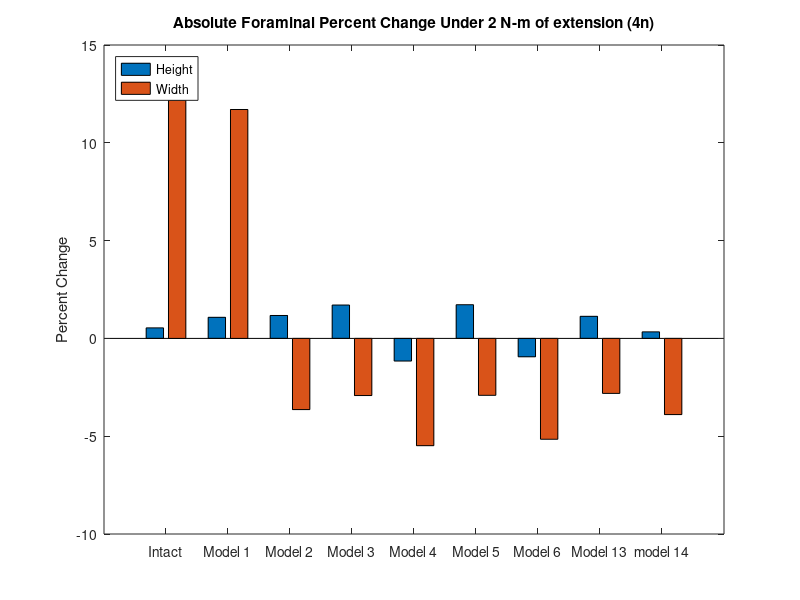
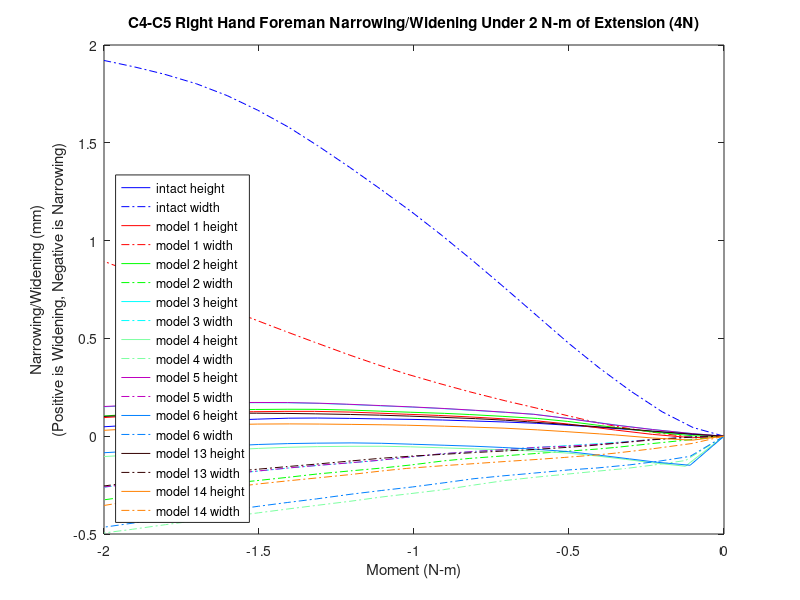
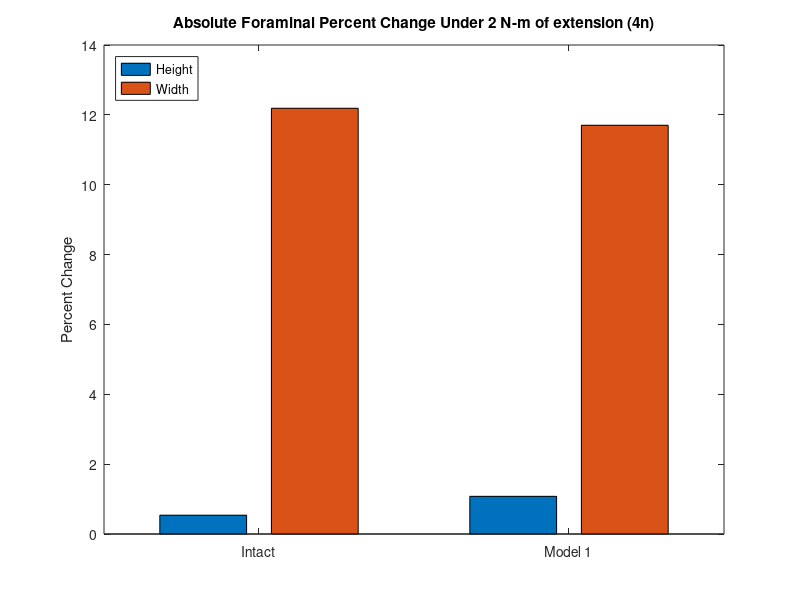
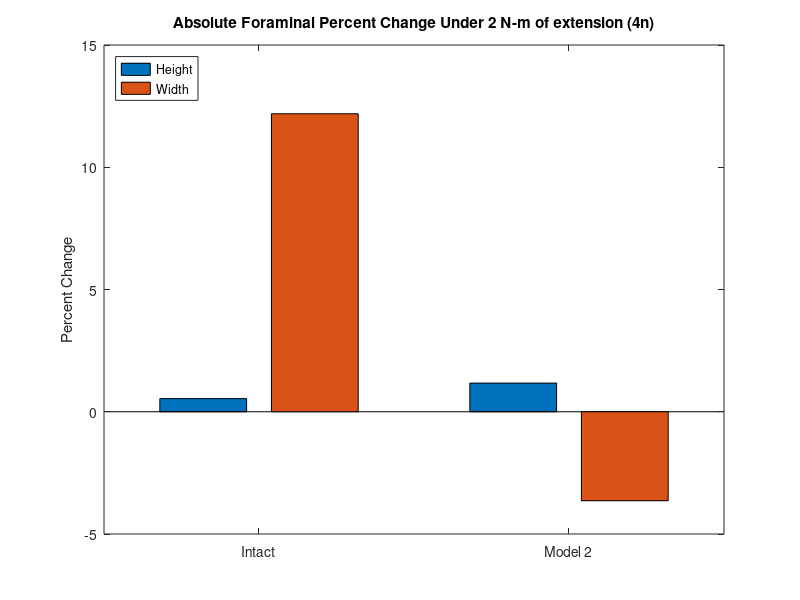

Source code (MATLAB) for these figures, in order:
%% foreman height and width narrowing/widening 

% 4N!!

% for all models for the c3-c4 left hand side foreman under lateral bending (_n)
% 1297,16439,17116,14886

% Values for displacements have not been replaced. base coordinates have,
% but need checking. 
k=21;
zero1=[0 0 0 0 0 0 0 0 0 0 0 0 0 0 0 0 0 0 0 0 0];

mag15y=zero1;
mag15x=zero1;
width15=zero1;
height15=zero1;

mag14y=zero1;
mag14x=zero1;
width14=zero1;
height14=zero1;

mag13y=zero1;
mag13x=zero1;
width13=zero1;
height13=zero1;

mag6y=zero1;
mag6x=zero1;
width6=zero1;
height6=zero1;

mag5y=zero1;
mag5x=zero1;
width5=zero1;
height5=zero1;

mag4y=zero1;
mag4x=zero1;
width4=zero1;
height4=zero1;

mag3y=zero1;
mag3x=zero1;
width3=zero1;
height3=zero1;


mag2y=zero1;
mag2x=zero1;
width2=zero1;
height2=zero1;

mag1y=zero1;
mag1x=zero1;
width1=zero1;
height1=zero1;
% 1297,16439,17116,14886
%% model15_intact_TLC_4N
t15=[2 2.05 2.1 2.15 2.2 2.25 2.30198 2.35365 2.40358 2.45421 2.50322 2.55384 2.60384 2.65565 2.70225 2.75206 2.80139 2.85108 2.90339 2.95085 3];

% 1297
aa1=12.7746+[4.8745400e-01   5.8675100e-01   6.2998300e-01   6.4856900e-01   6.5775400e-01   6.5996500e-01   6.5997500e-01   6.5002100e-01   6.3675200e-01   6.1751200e-01   5.9422900e-01   5.6819100e-01   5.6079800e-01   5.8772100e-01   6.2021700e-01   6.3125900e-01   6.2683700e-01   5.8468700e-01   5.1659400e-01   4.5422900e-01   3.9182000e-01];
aa2=447.736+[1.5391800e+00   1.5667300e+00   1.9870700e+00   2.7076600e+00   3.6601600e+00   4.8026900e+00   6.1363900e+00   7.5417900e+00   8.9454600e+00   1.0393600e+01   1.1814600e+01   1.3288000e+01   1.4732100e+01   1.6201800e+01   1.7470100e+01   1.8737000e+01   1.9869800e+01   2.0859800e+01   2.1770800e+01   2.2511300e+01   2.3233200e+01];
aa3=-690.116+[-1.1235400e+00  -1.1748700e+00  -1.2322000e+00  -1.3155400e+00  -1.4341100e+00  -1.5950700e+00  -1.8252100e+00  -2.1161800e+00  -2.4450500e+00  -2.8210700e+00  -3.2359800e+00  -3.7160600e+00  -4.2409800e+00  -4.8383600e+00  -5.4163500e+00  -6.0458200e+00  -6.6548500e+00  -7.2189400e+00  -7.7642900e+00  -8.2298800e+00  -8.7020800e+00];

% 16439
ab1=13.5613+[3.1910900e-01   4.0347900e-01   4.4405300e-01   4.6240300e-01   4.7200100e-01   4.7788700e-01   4.8632300e-01   4.8834600e-01   4.8947900e-01   4.8832600e-01   4.8448800e-01   4.7992100e-01   4.9006400e-01   5.2886100e-01   5.6673400e-01   5.8882300e-01   5.9750400e-01   5.7187300e-01   5.1977600e-01   4.7169800e-01   4.2302900e-01];
ab2=447.206+[1.0864800e+00   1.0267900e+00   1.2840400e+00   1.7906300e+00   2.5018100e+00   3.3789500e+00   4.4120600e+00   5.5074000e+00   6.6097800e+00   7.7515500e+00   8.8728800e+00   1.0040800e+01   1.1197200e+01   1.2381900e+01   1.3402700e+01   1.4415500e+01   1.5314800e+01   1.6094600e+01   1.6807900e+01   1.7382700e+01   1.7941900e+01];
ab3=-699.132+[-9.9227400e-01  -1.0435600e+00  -1.0914900e+00  -1.1559200e+00  -1.2434500e+00  -1.3599900e+00  -1.5278200e+00  -1.7388700e+00  -1.9768600e+00  -2.2480100e+00  -2.5460100e+00  -2.8927800e+00  -3.2805200e+00  -3.7286200e+00  -4.1638800e+00  -4.6303400e+00  -5.0770300e+00  -5.4827500e+00  -5.8672100e+00  -6.1892600e+00  -6.5122700e+00];

% 17116
ac1=16.2684+[3.1756800e-01   4.0304100e-01   4.4254800e-01   4.5811700e-01   4.6348300e-01   4.6436800e-01   4.6779900e-01   4.6466000e-01   4.6092300e-01   4.5527300e-01   4.4688800e-01   4.3705500e-01   4.4228200e-01   4.7496900e-01   5.0774300e-01   5.2437600e-01   5.2828500e-01   4.9865300e-01   4.4227900e-01   3.9050200e-01   3.3801100e-01];
ac2=443.597+[1.2257500e+00   1.1810200e+00   1.4724500e+00   2.0267500e+00   2.7960600e+00   3.7386700e+00   4.8442300e+00   6.0122800e+00   7.1829700e+00   8.3902500e+00   9.5722000e+00   1.0799800e+01   1.2012300e+01   1.3253200e+01   1.4321700e+01   1.5379800e+01   1.6318100e+01   1.7130100e+01   1.7872200e+01   1.8469800e+01   1.9050500e+01];
ac3=-706.266+[-1.1326600e+00  -1.2015100e+00  -1.2863000e+00  -1.4023700e+00  -1.5544800e+00  -1.7470500e+00  -2.0045600e+00  -2.3113500e+00  -2.6453200e+00  -3.0150900e+00  -3.4101500e+00  -3.8582600e+00  -4.3481600e+00  -4.9052600e+00  -5.4401300e+00  -6.0084100e+00  -6.5496800e+00  -7.0400600e+00  -7.5041100e+00  -7.8928800e+00  -8.2828200e+00];

% 14886
ad1=9.91704+[5.2208400e-01   6.2303000e-01   6.6862400e-01   6.9107000e-01   7.0543700e-01   7.1343800e-01   7.1920400e-01   7.1491200e-01   7.0636300e-01   6.9076700e-01   6.7122500e-01   6.4959700e-01   6.4649700e-01   6.8016800e-01   7.1940900e-01   7.3732700e-01   7.3840200e-01   6.9986100e-01   6.3535000e-01   5.7606400e-01   5.1711400e-01];
ad2=444.847+[1.4321600e+00   1.4392400e+00   1.8275700e+00   2.5074900e+00   3.4148900e+00   4.5100800e+00   5.7941500e+00   7.1520700e+00   8.5138200e+00   9.9242900e+00   1.1312000e+01   1.2754500e+01   1.4172000e+01   1.5616100e+01   1.6864000e+01   1.8113600e+01   1.9234100e+01   2.0216400e+01   2.1122200e+01   2.1860000e+01   2.2580400e+01];
ad3=-691.954+[-1.0061900e+00  -1.0254200e+00  -1.0297300e+00  -1.0436600e+00  -1.0818900e+00  -1.1525700e+00  -1.2786700e+00  -1.4600800e+00  -1.6807900e+00  -1.9465100e+00  -2.2525400e+00  -2.6198200e+00  -3.0337300e+00  -3.5141000e+00  -3.9854200e+00  -4.5047500e+00  -5.0116700e+00  -5.4841500e+00  -5.9421600e+00  -6.3335800e+00  -6.7307500e+00];

ya1=aa1-ab1;
ya2=aa2-ab2;
ya3=aa3-ab3;
xa1=ad1-ac1;
xa2=ad2-ac2;
xa3=ad3-ac3;
x15=[xa1',xa2',xa3'];
y15=[ya1',ya2',ya3'];

for n=1:k
    mag15x(n)=sqrt(x15(n,1)^2+x15(n,2)^2+x15(n,3)^2);
end
for n=1:k
    mag15y(n)=sqrt(y15(n,1)^2+y15(n,2)^2+y15(n,3)^2);
end
for n=1:k
    width15(n)=mag15x(1,1)-mag15x(1,n);
end
for n=1:k
    height15(n)=mag15y(1,1)-mag15y(1,n);
end

%% model1_slideslide_tether/S2_4N
t1=[2 2.05126 2.11533 2.17471 2.20404 2.25121 2.30289 2.35286 2.41117 2.46025 2.51267 2.5564 2.60334 2.66048 2.70822 2.759 2.80923 2.85061 2.90524 2.95003 3];

% 1297
ae1=12.7746+[-3.0399900e-01  -2.1365700e-01  -1.1385600e-01  -2.2127500e-02   2.2280600e-02   8.6838200e-02   1.4440500e-01   1.8970400e-01   2.2976300e-01   2.5163400e-01   2.6423100e-01   2.6615900e-01   2.6107500e-01   2.4140800e-01   2.1325100e-01   1.7367000e-01   1.2563800e-01   7.9914500e-02   1.0545900e-02  -5.5386800e-02  -1.3278600e-01];
ae2=447.736+[2.4876100e+00   2.5082800e+00   2.7304000e+00   3.0334000e+00   3.2115000e+00   3.5421200e+00   3.9693500e+00   4.4511200e+00   5.0902100e+00   5.6890900e+00   6.3867100e+00   7.0106200e+00   7.7138600e+00   8.6196600e+00   9.4158200e+00   1.0296800e+01   1.1200200e+01   1.1968200e+01   1.3003700e+01   1.3870900e+01   1.4851200e+01];
ae3=-690.116+[-1.1890200e+00  -1.4710600e+00  -1.6165900e+00  -1.7256700e+00  -1.7792000e+00  -1.8692700e+00  -1.9775400e+00  -2.0954400e+00  -2.2481400e+00  -2.3935100e+00  -2.5685500e+00  -2.7292100e+00  -2.9165400e+00  -3.1628000e+00  -3.3909400e+00  -3.6539100e+00  -3.9371200e+00  -4.1923000e+00  -4.5643700e+00  -4.8977900e+00  -5.2936500e+00];

% 16439
af1=13.5613+[-3.2124000e-01  -2.5850000e-01  -1.8330700e-01  -1.1429200e-01  -7.8923900e-02  -2.3628000e-02   2.9947900e-02   7.2033400e-02   1.1056100e-01   1.3541300e-01   1.5513800e-01   1.6573400e-01   1.7121500e-01   1.6747400e-01   1.5622900e-01   1.3693300e-01   1.1069500e-01   8.2157600e-02   3.5511300e-02  -9.4938100e-03  -6.3799500e-02];
af2=447.206+[1.8134300e+00   1.7480200e+00   1.7939200e+00   1.9151800e+00   2.0002700e+00   2.1764700e+00   2.4308700e+00   2.7445500e+00   3.1788800e+00   3.5900700e+00   4.0700600e+00   4.5093500e+00   5.0137500e+00   5.6640300e+00   6.2391400e+00   6.8862800e+00   7.5605400e+00   8.1394100e+00   8.9260200e+00   9.5898400e+00   1.0345900e+01];
af3=-699.132+[-9.0469200e-01  -1.1688900e+00  -1.3059600e+00  -1.4068100e+00  -1.4552100e+00  -1.5330600e+00  -1.6190300e+00  -1.7053400e+00  -1.8133300e+00  -1.9105200e+00  -2.0215100e+00  -2.1229500e+00  -2.2409700e+00  -2.3863400e+00  -2.5158800e+00  -2.6644500e+00  -2.8259300e+00  -2.9721000e+00  -3.1890500e+00  -3.3851300e+00  -3.6190000e+00];

% 17116
ag1=16.2684+[-3.4470400e-01  -2.7918100e-01  -2.0296000e-01  -1.3388000e-01  -9.8554300e-02  -4.3377800e-02   9.2481600e-03   4.9454100e-02   8.5397100e-02   1.0785700e-01   1.2474500e-01   1.3278600e-01   1.3549500e-01   1.2826400e-01   1.1385100e-01   9.0859700e-02   6.1053200e-02   2.9646400e-02  -2.0646800e-02  -6.8719300e-02  -1.2638300e-01];
ag2=449.981+[1.9898500e+00   1.9402100e+00   2.0218000e+00   2.1797700e+00   2.2840100e+00   2.4914200e+00   2.7815300e+00   3.1330600e+00   3.6139100e+00   4.0654000e+00   4.5894000e+00   5.0667000e+00   5.6126800e+00   6.3153300e+00   6.9341900e+00   7.6275900e+00   8.3465900e+00   8.9615900e+00   9.7944900e+00   1.0495100e+01   1.1290400e+01];
ag3=-696.273+[-1.0629800e+00  -1.3477300e+00  -1.5264300e+00  -1.6701800e+00  -1.7413900e+00  -1.8571000e+00  -1.9865700e+00  -2.1192600e+00  -2.2859200e+00  -2.4356700e+00  -2.6060000e+00  -2.7605500e+00  -2.9389200e+00  -3.1642100e+00  -3.3636300e+00  -3.5894200e+00  -3.8297500e+00  -4.0429700e+00  -4.3508700e+00  -4.6235700e+00  -4.9440300e+00];

% 14886
ah1=9.91704+[-2.6361700e-01  -1.7208500e-01  -6.9625500e-02   2.5471800e-02   7.1536100e-02   1.3871700e-01   1.9992300e-01   2.4944200e-01   2.9440100e-01   3.2037800e-01   3.3741000e-01   3.4280000e-01   3.4108200e-01   3.2527400e-01   3.0035600e-01   2.6395400e-01   2.1851300e-01   1.7454500e-01   1.0699100e-01   4.2400400e-02  -3.3675600e-02];
ah2=448.847+[2.3816500e+00   2.3813500e+00   2.5648500e+00   2.8293600e+00   2.9883500e+00   3.2886900e+00   3.6831700e+00   4.1337700e+00   4.7370600e+00   5.3059900e+00   5.9718700e+00   6.5702800e+00   7.2475100e+00   8.1225000e+00   8.8943200e+00   9.7517200e+00   1.0634400e+01   1.1387200e+01   1.2405300e+01   1.3260400e+01   1.4229700e+01];
ah3=-691.954+[-1.0819800e+00  -1.3306000e+00  -1.4119900e+00  -1.4552300e+00  -1.4747100e+00  -1.5087800e+00  -1.5547100e+00  -1.6114500e+00  -1.6895400e+00  -1.7680900e+00  -1.8672800e+00  -1.9623400e+00  -2.0774500e+00  -2.2295100e+00  -2.3756700e+00  -2.5502300e+00  -2.7450000e+00  -2.9258500e+00  -3.1981400e+00  -3.4483900e+00  -3.7507500e+00];

xb1=ah1-ag1;
xb2=ah2-ag2;
xb3=ah3-ag3;
yb1=ae1-af1;
yb2=ae2-af2;
yb3=ae3-af3;
y1=[yb1',yb2',yb3'];
x1=[xb1',xb2',xb3'];

for n=1:k
    mag1x(n)=sqrt(x1(n,1)^2+x1(n,2)^2+x1(n,3)^2);
end
for n=1:k
    mag1y(n)=sqrt(y1(n,1)^2+y1(n,2)^2+y1(n,3)^2);
end
for n=1:k
    height1(n)=mag1y(1,1)-mag1y(1,n);
end
for n=1:k
    width1(n)=mag1x(1,1)-mag1x(1,n);
end
%% model2_SlideSlide_NoTether/S2_4N
t2=[2 2.05126 2.11533 2.17471 2.20447 2.25221 2.30059 2.35788 2.41099 2.45099 2.50605 2.55427 2.60174 2.65492 2.70335 2.75569 2.80363 2.85302 2.90564 2.95047 3];

% 1297
ai1=12.7746+[-1.7128900e-01  -8.8164100e-02   4.5072000e-03   8.9306500e-02   1.3015900e-01   1.8703300e-01   2.3213600e-01   2.7457000e-01   3.0187500e-01   3.1464600e-01   3.2275100e-01   3.1708800e-01   3.0058400e-01   2.6934100e-01   2.3010100e-01   1.7768100e-01   1.1919200e-01   5.1150900e-02  -3.0405800e-02  -1.0882200e-01  -2.0216700e-01];
ai2=447.736+[2.9455100e+00   2.9427700e+00   3.1435200e+00   3.4350500e+00   3.6115000e+00   3.9439200e+00   4.3446900e+00   4.9048300e+00   5.4995400e+00   5.9943200e+00   6.7456400e+00   7.4790400e+00   8.2577000e+00   9.1807600e+00   1.0063100e+01   1.1055400e+01   1.1992300e+01   1.2981100e+01   1.4046300e+01   1.4961500e+01   1.5978700e+01];
ai3=-690.116+[-1.4399000e+00  -1.6152200e+00  -1.7285100e+00  -1.8271600e+00  -1.8794400e+00  -1.9706400e+00  -2.0740100e+00  -2.2126500e+00  -2.3563800e+00  -2.4769300e+00  -2.6510600e+00  -2.7835500e+00  -2.9169900e+00  -3.0924700e+00  -3.2854000e+00  -3.5292100e+00  -3.7893600e+00  -4.0964600e+00  -4.4690100e+00  -4.8184500e+00  -5.2368300e+00];

% 16439
aj1=13.5613+[-2.2044400e-01  -1.6093200e-01  -9.1282300e-02  -2.6503500e-02   6.4047400e-03   5.6218300e-02   9.9823100e-02   1.4096200e-01   1.6905500e-01   1.8627100e-01   2.0360800e-01   2.0746200e-01   2.0321700e-01   1.9024500e-01   1.7006900e-01   1.4048700e-01   1.0417700e-01   5.8919900e-02   2.3127700e-04  -5.6368500e-02  -1.2613700e-01];
aj2=447.206+[2.1526800e+00   2.0836400e+00   2.1232800e+00   2.2403500e+00   2.3242400e+00   2.5024700e+00   2.7398600e+00   3.1042800e+00   3.5084500e+00   3.8468400e+00   4.3532000e+00   4.8300500e+00   5.3338500e+00   5.9338100e+00   6.5100800e+00   7.1646300e+00   7.7915400e+00   8.4618200e+00   9.2007100e+00   9.8512400e+00   1.0586300e+01];
aj3=-699.132+[-1.1264800e+00  -1.2958400e+00  -1.4034000e+00  -1.4939000e+00  -1.5402900e+00  -1.6179900e+00  -1.6982100e+00  -1.7976300e+00  -1.8971300e+00  -1.9758600e+00  -2.0744200e+00  -2.1187300e+00  -2.1471500e+00  -2.1825400e+00  -2.2245100e+00  -2.2821700e+00  -2.3524600e+00  -2.4427500e+00  -2.5678700e+00  -2.6960100e+00  -2.8577700e+00];

% 17116
ak1=16.2684+[-2.4201000e-01  -1.8086600e-01  -1.1116400e-01  -4.6880500e-02  -1.4139600e-02   3.5151000e-02   7.7525100e-02   1.1633000e-01   1.4190200e-01   1.5705100e-01   1.7143500e-01   1.7257200e-01   1.6503800e-01   1.4818900e-01   1.2448600e-01   9.1094500e-02   5.1492300e-02   3.0375700e-03  -5.8229900e-02  -1.1687600e-01  -1.8845700e-01];
ak2=449.981+[2.3669000e+00   2.3098600e+00   2.3817800e+00   2.5336300e+00   2.6360300e+00   2.8450200e+00   3.1159500e+00   3.5240300e+00   3.9709600e+00   4.3426300e+00   4.8992700e+00   5.4313700e+00   5.9948300e+00   6.6626000e+00   7.3002600e+00   8.0207300e+00   8.7059000e+00   9.4328800e+00   1.0225500e+01   1.0916700e+01   1.1691800e+01];
ak3=-696.273+[-1.3288600e+00  -1.5137500e+00  -1.6589700e+00  -1.7904900e+00  -1.8592900e+00  -1.9747100e+00  -2.0962200e+00  -2.2501000e+00  -2.4046300e+00  -2.5275000e+00  -2.6956400e+00  -2.8212300e+00  -2.9421400e+00  -3.0900100e+00  -3.2419400e+00  -3.4279000e+00  -3.6226000e+00  -3.8464000e+00  -4.1137700e+00  -4.3621100e+00  -4.6577900e+00];

% 14886
al1=9.91704+[-1.2909300e-01  -4.3783000e-02   5.2490000e-02   1.4108600e-01   1.8368200e-01   2.4347100e-01   2.9227100e-01   3.3957800e-01   3.7131800e-01   3.8741000e-01   3.9987600e-01   3.9782100e-01   3.8505000e-01   3.5776000e-01   3.2179400e-01   2.7238800e-01   2.1605800e-01   1.4965000e-01   6.8800000e-02  -9.3284500e-03  -1.0293900e-01];
al2=444.847+[2.8113300e+00   2.7900200e+00   2.9547100e+00   3.2095300e+00   3.3674000e+00   3.6701600e+00   4.0406400e+00   4.5656300e+00   5.1282600e+00   5.5988700e+00   6.3157500e+00   7.0155400e+00   7.7608300e+00   8.6489500e+00   9.5025800e+00   1.0468200e+01   1.1385500e+01   1.2359500e+01   1.3415700e+01   1.4328200e+01   1.5347800e+01];
al3=-691.954+[-1.2862800e+00  -1.4328900e+00  -1.4863300e+00  -1.5213500e+00  -1.5398100e+00  -1.5751100e+00  -1.6197300e+00  -1.6872800e+00  -1.7617300e+00  -1.8267000e+00  -1.9147600e+00  -1.9530100e+00  -1.9826000e+00  -2.0336100e+00  -2.1062300e+00  -2.2130000e+00  -2.3431000e+00  -2.5126200e+00  -2.7396400e+00  -2.9673700e+00  -3.2517300e+00];

xc1=al1-ak1;
xc2=al2-ak2;
xc3=al3-ak3;
yd1=ai1-aj1;
yd2=ai2-aj2;
yd3=ai3-aj3;
y2=[yd1',yd2',yd3'];
x2=[xc1',xc2',xc3'];

for n=1:k
    mag2x(n)=sqrt(x2(n,1)^2+x2(n,2)^2+x2(n,3)^2);
end
for n=1:k
    mag2y(n)=sqrt(y2(n,1)^2+y2(n,2)^2+y2(n,3)^2);
end
for n=1:k
    height2(n)=mag2y(1,1)-mag2y(1,n);
end
for n=1:k
    width2(n)=mag2x(1,1)-mag2x(1,n);
end

%% model3_APSlide_Tether/S2_4N
t3=[2 2.05126 2.11533 2.16533 2.20361 2.25215 2.30482 2.35211 2.4011 2.4565 2.50468 2.55973 2.60432 2.65144 2.70196 2.75595 2.80367 2.85248 2.91084 2.96199 3];
% 1297
am1=12.7746+[3.3679900e-01   3.6246200e-01   3.8931700e-01   4.1074100e-01   4.2745600e-01   4.4602600e-01   4.5849500e-01   4.6517600e-01   4.7009300e-01   4.7189100e-01   4.6909900e-01   4.6131000e-01   4.5199900e-01   4.3868300e-01   4.1723300e-01   3.8582900e-01   3.5294900e-01   3.1412700e-01   2.6336400e-01   2.1364400e-01   1.7270000e-01];
am2=447.736+[2.5609300e+00   2.5672600e+00   2.6989900e+00   2.8726700e+00   3.0246800e+00   3.2517600e+00   3.5425500e+00   3.8471700e+00   4.2003000e+00   4.6448500e+00   5.0707000e+00   5.6029500e+00   6.0650100e+00   6.5774600e+00   7.1591800e+00   7.8195400e+00   8.4292400e+00   9.0760900e+00   9.8773900e+00   1.0603000e+01   1.1154900e+01];
am3=-690.116+[-1.7303000e+00  -1.7499000e+00  -1.7844900e+00  -1.8227000e+00  -1.8562900e+00  -1.9075000e+00  -1.9738000e+00  -2.0458500e+00  -2.1265600e+00  -2.2270600e+00  -2.3253300e+00  -2.4506800e+00  -2.5614400e+00  -2.6847500e+00  -2.8280600e+00  -3.0003800e+00  -3.1675000e+00  -3.3537000e+00  -3.5992200e+00  -3.8360300e+00  -4.0255800e+00];
% 16439
an1=13.5613+[1.6922800e-01   1.8986900e-01   2.1398500e-01   2.3122300e-01   2.4448600e-01   2.6159300e-01   2.7891400e-01   2.8993500e-01   2.9946600e-01   3.0709800e-01   3.1206300e-01   3.1661100e-01   3.1793800e-01   3.1572900e-01   3.0799700e-01   2.9501300e-01   2.7895400e-01   2.5927500e-01   2.3004000e-01   1.9896200e-01   1.7251600e-01];
an2=447.206+[1.8377900e+00   1.8013500e+00   1.8113800e+00   1.8615800e+00   1.9146500e+00   2.0072500e+00   2.1462400e+00   2.3144000e+00   2.5258900e+00   2.8032600e+00   3.0713000e+00   3.4124200e+00   3.7205200e+00   4.0670500e+00   4.4623700e+00   4.9156400e+00   5.3419900e+00   5.8000000e+00   6.3730700e+00   6.8975800e+00   7.2999300e+00];
an3=-699.132+[-1.4183800e+00  -1.4455600e+00  -1.4828900e+00  -1.5198300e+00  -1.5521800e+00  -1.5985800e+00  -1.6534400e+00  -1.7045400e+00  -1.7599900e+00  -1.8261800e+00  -1.8864900e+00  -1.9599000e+00  -2.0253900e+00  -2.0956000e+00  -2.1718100e+00  -2.2600800e+00  -2.3460700e+00  -2.4422100e+00  -2.5679700e+00  -2.6907700e+00  -2.7904800e+00];
% 17116
ao1=16.2684+[1.5435300e-01   1.7513600e-01   1.9841900e-01   2.1489700e-01   2.2758600e-01   2.4391200e-01   2.5994300e-01   2.6937700e-01   2.7716400e-01   2.8275100e-01   2.8589600e-01   2.8809000e-01   2.8733200e-01   2.8304200e-01   2.7306900e-01   2.5756300e-01   2.3912500e-01   2.1692100e-01   1.8488700e-01   1.5136200e-01   1.2298900e-01];
ao2=449.981+[2.0571100e+00   2.0251300e+00   2.0543600e+00   2.1253100e+00   2.1958300e+00   2.3125000e+00   2.4789300e+00   2.6737800e+00   2.9145500e+00   3.2260200e+00   3.5241800e+00   3.9010800e+00   4.2395200e+00   4.6193900e+00   5.0514500e+00   5.5446600e+00   6.0070000e+00   6.5018800e+00   7.1184100e+00   7.6806900e+00   8.1109000e+00];
ao3=-696.273+[-1.6334300e+00  -1.6659900e+00  -1.7248700e+00  -1.7854100e+00  -1.8379800e+00  -1.9128500e+00  -2.0003900e+00  -2.0834100e+00  -2.1745600e+00  -2.2834100e+00  -2.3824100e+00  -2.5029200e+00  -2.6094400e+00  -2.7264500e+00  -2.8560700e+00  -3.0045700e+00  -3.1468100e+00  -3.3027900e+00  -3.5025900e+00  -3.6929700e+00  -3.8444500e+00];
% 14886
ap1=9.91704+[3.8729600e-01   4.1429500e-01   4.4337800e-01   4.6692800e-01   4.8535200e-01   5.0609000e-01   5.2131300e-01   5.3087600e-01   5.3877900e-01   5.4381000e-01   5.4388700e-01   5.3954300e-01   5.3288300e-01   5.2201300e-01   5.0297600e-01   4.7413000e-01   4.4333000e-01   4.0630700e-01   3.5702600e-01   3.0833700e-01   2.6817900e-01];
ap2=444.847+[2.4108500e+00   2.4057700e+00   2.5125900e+00   2.6623100e+00   2.7950800e+00   2.9970300e+00   3.2605000e+00   3.5411800e+00   3.8699700e+00   4.2874100e+00   4.6895800e+00   5.1947300e+00   5.6355300e+00   6.1260600e+00   6.6846800e+00   7.3211300e+00   7.9108700e+00   8.5387200e+00   9.3194000e+00   1.0028600e+01   1.0569200e+01];
ap3=-691.954+[-1.5620500e+00  -1.5641800e+00  -1.5575000e+00  -1.5546000e+00  -1.5542500e+00  -1.5594700e+00  -1.5742800e+00  -1.6001600e+00  -1.6320100e+00  -1.6751600e+00  -1.7207100e+00  -1.7825000e+00  -1.8404800e+00  -1.9055700e+00  -1.9829300e+00  -2.0816400e+00  -2.1820400e+00  -2.2985500e+00  -2.4586900e+00  -2.6186700e+00  -2.7500100e+00];

xe1=ap1-ao1;
xe2=ap2-ao2;
xe3=ap3-ao3;
yf1=am1-an1;
yf2=am2-an2;
yf3=am3-an3;
y3=[yf1',yf2',yf3'];
x3=[xe1',xe2',xe3'];

for n=1:k
    mag3x(n)=sqrt(x3(n,1)^2+x3(n,2)^2+x3(n,3)^2);
end
for n=1:k
    mag3y(n)=sqrt(y3(n,1)^2+y3(n,2)^2+y3(n,3)^2);
end
for n=1:k
    height3(n)=mag3y(1,1)-mag3y(1,n);
end
for n=1:k
    width3(n)=mag3x(1,1)-mag3x(1,n);
end


%% model4_APSlide_NoTether/S2_4N
t4=[2 2.0622 2.11523 2.15852 2.20492 2.25001 2.30364 2.35417 2.40231 2.45225 2.50547 2.55011 2.60474 2.65523 2.70472 2.7507 2.80007 2.85772 2.90074 2.95442 3];
% 1297
aq1=12.7746+[-4.3484900e-01   6.8773500e-01   7.8461100e-01   7.8240600e-01   7.5804900e-01   7.2282300e-01   6.6002300e-01   5.9106800e-01   5.3234500e-01   4.4989200e-01   3.4633400e-01   2.6839700e-01   1.9040300e-01   1.1735300e-01   2.2308600e-02  -6.5317800e-02  -1.4974400e-01  -2.3090600e-01  -2.9971800e-01  -3.5961600e-01  -4.1647300e-01];
aq2=447.736+[2.5760800e+00   2.2434500e+00   3.5356600e+00   4.9426900e+00   6.6638400e+00   8.4136800e+00   1.0446600e+01   1.2270200e+01   1.3955800e+01   1.5670500e+01   1.7328000e+01   1.8625200e+01   2.0152900e+01   2.1508600e+01   2.2772800e+01   2.3894000e+01   2.5026700e+01   2.6253000e+01   2.7124600e+01   2.8143800e+01   2.9006000e+01];
aq3=-690.116+[-9.0088400e-02  -1.8768500e+00  -2.1075400e+00  -2.3409000e+00  -2.6710800e+00  -3.0626800e+00  -3.6057000e+00  -4.1720100e+00  -4.7595500e+00  -5.3283700e+00  -5.9310500e+00  -6.4653500e+00  -7.1706100e+00  -7.8624400e+00  -8.5537000e+00  -9.2261600e+00  -9.9668400e+00  -1.0838500e+01  -1.1505100e+01  -1.2345600e+01  -1.3076300e+01];
% 16439
ar1=13.5613+[-4.2097600e-01   4.4886100e-01   5.2593800e-01   5.2795000e-01   5.1816300e-01   5.0589600e-01   4.7128000e-01   4.3288100e-01   4.0495900e-01   3.5541800e-01   2.8789400e-01   2.3725000e-01   1.9296400e-01   1.4992300e-01   8.5511200e-02   2.6941300e-02  -2.9742700e-02  -7.9779700e-02  -1.2425600e-01  -1.6373600e-01  -1.9760300e-01];
ar2=447.206+[1.7838300e+00   1.4560400e+00   2.4033200e+00   3.4725700e+00   4.7986300e+00   6.1481300e+00   7.7287400e+00   9.1490200e+00   1.0459200e+01   1.1725800e+01   1.2931600e+01   1.3872400e+01   1.4976500e+01   1.5972800e+01   1.6915400e+01   1.7764300e+01   1.8631700e+01   1.9581800e+01   2.0252900e+01   2.1045900e+01   2.1711200e+01];
ar3=-699.132+[7.7023900e-02  -1.5741700e+00  -1.7650700e+00  -1.9443300e+00  -2.1903000e+00  -2.4728500e+00  -2.8616400e+00  -3.2629900e+00  -3.6734400e+00  -4.0015000e+00  -4.3259200e+00  -4.6112200e+00  -4.9796600e+00  -5.3482100e+00  -5.7146300e+00  -6.0796400e+00  -6.4884100e+00  -6.9742600e+00  -7.3299500e+00  -7.7822900e+00  -8.1341400e+00];
% 17116
as1=16.2684+[-4.5758100e-01   4.3780300e-01   5.0812900e-01   5.0313200e-01   4.8542500e-01   4.6558300e-01   4.2281800e-01   3.7757300e-01   3.4268500e-01   2.8552900e-01   2.1035600e-01   1.5314600e-01   1.0034200e-01   4.9142800e-02  -2.2460800e-02  -8.7126600e-02  -1.4919500e-01  -2.0675900e-01  -2.5698900e-01  -3.0210200e-01  -3.4001200e-01];
as2=449.981+[1.9827400e+00   1.6904100e+00   2.7294700e+00   3.8826400e+00   5.3047300e+00   6.7461800e+00   8.4271100e+00   9.9309200e+00   1.1313300e+01   1.2663000e+01   1.3947500e+01   1.4946500e+01   1.6113900e+01   1.7158900e+01   1.8138800e+01   1.9014400e+01   1.9902400e+01   2.0868800e+01   2.1546600e+01   2.2339900e+01   2.2997400e+01];
as3=-696.273+[-9.3101500e-02  -1.8108000e+00  -2.1041700e+00  -2.3831100e+00  -2.7519600e+00  -3.1624900e+00  -3.7049500e+00  -4.2478400e+00  -4.7914200e+00  -5.2920400e+00  -5.8035800e+00  -6.2470700e+00  -6.8151400e+00  -7.3672600e+00  -7.9075200e+00  -8.4285300e+00  -9.0003200e+00  -9.6710900e+00  -1.0172000e+01  -1.0803200e+01  -1.1324900e+01];
% 14886
at1=9.91704+[-3.8613900e-01   7.4465100e-01   8.5255200e-01   8.5836700e-01   8.4278400e-01   8.1591200e-01   7.6074000e-01   6.9728600e-01   6.4412100e-01   5.6784200e-01   4.7019900e-01   3.9799500e-01   3.2753000e-01   2.6173500e-01   1.7228600e-01   8.9170900e-02   8.9662700e-03  -6.5516600e-02  -1.2933500e-01  -1.8327900e-01  -2.3696500e-01];
at2=444.847+[2.4369800e+00   2.0634100e+00   3.2820200e+00   4.6273000e+00   6.2824800e+00   7.9727100e+00   9.9474600e+00   1.1727600e+01   1.3378600e+01   1.5059600e+01   1.6692300e+01   1.7976200e+01   1.9497500e+01   2.0856700e+01   2.2133300e+01   2.3272700e+01   2.4431200e+01   2.5693400e+01   2.6599000e+01   2.7667600e+01   2.8584900e+01];
at3=-691.954+[6.2514600e-02  -1.6656200e+00  -1.7716100e+00  -1.8865600e+00  -2.0748700e+00  -2.3203600e+00  -2.6944200e+00  -3.1077400e+00  -3.5510600e+00  -3.9385000e+00  -4.3487500e+00  -4.7225000e+00  -5.2275700e+00  -5.7390200e+00  -6.2621100e+00  -6.7851000e+00  -7.3712600e+00  -8.0700600e+00  -8.6032300e+00  -9.2810500e+00  -9.8618000e+00];

xg1=at1-as1;
xg2=at2-as2;
xg3=at3-as3;
yh1=aq1-ar1;
yh2=aq2-ar2;
yh3=aq3-ar3;
y4=[yh1',yh2',yh3'];
x4=[xg1',xg2',xg3'];

for n=1:k
    mag4x(n)=sqrt(x4(n,1)^2+x4(n,2)^2+x4(n,3)^2);
end
for n=1:k
    mag4y(n)=sqrt(y4(n,1)^2+y4(n,2)^2+y4(n,3)^2);
end
for n=1:k
    height4(n)=mag4y(1,1)-mag4y(1,n);
end
for n=1:k
    width4(n)=mag4x(1,1)-mag4x(1,n);
end

%% model5_LatSlide_Tether/S2_4N
t5=[2 2.05126 2.11533 2.17471 2.20404 2.25806 2.30703 2.35279 2.40109 2.45138 2.50274 2.55389 2.60894 2.65187 2.70418 2.75649 2.80083 2.85242 2.90526 2.95387 3];
% 1297
au1=12.7746+[3.1852000e-01   3.4307200e-01   3.6901700e-01   3.9417400e-01   4.0686500e-01   4.2772600e-01   4.4197900e-01   4.5265600e-01   4.5983700e-01   4.6345200e-01   4.6192800e-01   4.5540400e-01   4.4457300e-01   4.3273800e-01   4.1127000e-01   3.8206500e-01   3.5255900e-01   3.1298100e-01   2.6868600e-01   2.2376000e-01   1.7597300e-01];
au2=447.736+[2.6057600e+00   2.6122400e+00   2.7383400e+00   2.9217300e+00   3.0319900e+00   3.2782300e+00   3.5458000e+00   3.8363200e+00   4.1795600e+00   4.5732200e+00   5.0171900e+00   5.5025500e+00   6.0607200e+00   6.5217100e+00   7.1165200e+00   7.7466600e+00   8.3055200e+00   8.9794300e+00   9.6937600e+00   1.0371500e+01   1.1031700e+01];
au3=-690.116+[-1.7472500e+00  -1.7664800e+00  -1.7996100e+00  -1.8385300e+00  -1.8607200e+00  -1.9107900e+00  -1.9666700e+00  -2.0331600e+00  -2.1119900e+00  -2.2019700e+00  -2.3054200e+00  -2.4210300e+00  -2.5566600e+00  -2.6680700e+00  -2.8146400e+00  -2.9787900e+00  -3.1313600e+00  -3.3242500e+00  -3.5411300e+00  -3.7593200e+00  -3.9836800e+00];
% 16439
av1=13.5613+[1.4615900e-01   1.6608100e-01   1.9011700e-01   2.1137300e-01   2.2256200e-01   2.4469100e-01   2.6623400e-01   2.8124000e-01   2.9226800e-01   3.0070400e-01   3.0668100e-01   3.1100200e-01   3.1265400e-01   3.1070800e-01   3.0321600e-01   2.9156600e-01   2.7741000e-01   2.5758900e-01   2.3260000e-01   2.0491000e-01   1.7443500e-01];
av2=447.206+[1.8708400e+00   1.8346100e+00   1.8394900e+00   1.8816000e+00   1.9176900e+00   2.0181800e+00   2.1468400e+00   2.3055600e+00   2.5093700e+00   2.7531400e+00   3.0312300e+00   3.3405500e+00   3.7111900e+00   4.0222600e+00   4.4256100e+00   4.8569800e+00   5.2467100e+00   5.7227300e+00   6.2322300e+00   6.7204500e+00   7.2004000e+00];
av3=-699.132+[-1.4334300e+00  -1.4601400e+00  -1.4955400e+00  -1.5331900e+00  -1.5546100e+00  -1.6001600e+00  -1.6454800e+00  -1.6921700e+00  -1.7466100e+00  -1.8063300e+00  -1.8706300e+00  -1.9390400e+00  -2.0199800e+00  -2.0833600e+00  -2.1612300e+00  -2.2450600e+00  -2.3233600e+00  -2.4227100e+00  -2.5333500e+00  -2.6458000e+00  -2.7630500e+00];
% 17116
aw1=16.2684+[1.3041600e-01   1.5049700e-01   1.7372100e-01   1.9416300e-01   2.0493000e-01   2.2624700e-01   2.4655800e-01   2.6030500e-01   2.6994900e-01   2.7668300e-01   2.8084000e-01   2.8308400e-01   2.8223100e-01   2.7839700e-01   2.6858200e-01   2.5452200e-01   2.3818700e-01   2.1573900e-01   1.8822100e-01   1.5828100e-01   1.2552100e-01];
aw2=449.981+[2.0970500e+00   2.0652500e+00   2.0881700e+00   2.1514800e+00   2.1995600e+00   2.3251700e+00   2.4792200e+00   2.6636800e+00   2.8962200e+00   3.1706100e+00   3.4804200e+00   3.8225100e+00   4.2299900e+00   4.5712300e+00   5.0123500e+00   5.4820700e+00   5.9050000e+00   6.4197500e+00   6.9683800e+00   7.4922900e+00   8.0059100e+00];
aw3=-696.273+[-1.6551300e+00  -1.6872200e+00  -1.7430400e+00  -1.8052000e+00  -1.8406900e+00  -1.9160500e+00  -1.9914100e+00  -2.0690900e+00  -2.1588500e+00  -2.2569100e+00  -2.3619100e+00  -2.4733300e+00  -2.6039800e+00  -2.7096400e+00  -2.8422600e+00  -2.9837500e+00  -3.1136900e+00  -3.2755200e+00  -3.4523100e+00  -3.6279000e+00  -3.8071300e+00];
% 14886
ax1=9.91704+[3.7090600e-01   3.9678500e-01   4.2474000e-01   4.5190400e-01   4.6560400e-01   4.8843600e-01   5.0512300e-01   5.1823600e-01   5.2804000e-01   5.3444100e-01   5.3587600e-01   5.3252700e-01   5.2501200e-01   5.1542300e-01   4.9648800e-01   4.6977500e-01   4.4222500e-01   4.0458300e-01   3.6170000e-01   3.1774700e-01   2.7090300e-01];
ax2=444.847+[2.4504300e+00   2.4456000e+00   2.5475000e+00   2.7044800e+00   2.8009200e+00   3.0206800e+00   3.2635200e+00   3.5312700e+00   3.8507300e+00   4.2199900e+00   4.6389200e+00   5.0991800e+00   5.6312600e+00   6.0723600e+00   6.6433000e+00   7.2503500e+00   7.7906200e+00   8.4443700e+00   9.1398600e+00   9.8017500e+00   1.0448200e+01];
ax3=-691.954+[-1.5725900e+00  -1.5744100e+00  -1.5670400e+00  -1.5599000e+00  -1.5572900e+00  -1.5582600e+00  -1.5673700e+00  -1.5893800e+00  -1.6199900e+00  -1.6584200e+00  -1.7063300e+00  -1.7635200e+00  -1.8348700e+00  -1.8936400e+00  -1.9724900e+00  -2.0660200e+00  -2.1571600e+00  -2.2770900e+00  -2.4174900e+00  -2.5636200e+00  -2.7180900e+00];

xi1=ax1-aw1;
xi2=ax2-aw2;
xi3=ax3-aw3;
yj1=au1-av1;
yj2=au2-av2;
yj3=au3-av3;
y5=[yj1',yj2',yj3'];
x5=[xi1',xi2',xi3'];

for n=1:k
    mag5x(n)=sqrt(x5(n,1)^2+x5(n,2)^2+x5(n,3)^2);
end
for n=1:k
    mag5y(n)=sqrt(y5(n,1)^2+y5(n,2)^2+y5(n,3)^2);
end
for n=1:k
    height5(n)=mag5y(1,1)-mag5y(1,n);
end
for n=1:k
    width5(n)=mag5x(1,1)-mag5x(1,n);
end


%% model6_LatSlide_NoTether/S2_4N
t6=[2 2.05467 2.1077 2.15244 2.20335 2.25035 2.30555 2.35774 2.40313 2.45015 2.50252 2.55284 2.60017 2.65712 2.70364 2.75106 2.80515 2.85128 2.90047 2.95082 3];
% 1297
ay1=12.7746+[-4.3481100e-01  -4.6465300e-02   1.9078200e-01   3.4376100e-01   4.6938000e-01   5.3356800e-01   5.6002100e-01   5.5073800e-01   5.2048200e-01   4.8057300e-01   4.1527600e-01   3.2813200e-01   2.3104900e-01   1.0019500e-01  -1.3610000e-02  -1.3513800e-01  -2.7913600e-01  -4.0715900e-01  -5.3790400e-01  -6.5931500e-01  -7.5990500e-01];
ay2=447.736+[2.5760400e+00   2.4255500e+00   2.7754100e+00   3.2521100e+00   3.9710300e+00   4.8006400e+00   5.9481800e+00   7.1731100e+00   8.3406100e+00   9.6378500e+00   1.1195900e+01   1.2722200e+01   1.4146600e+01   1.5845700e+01   1.7207600e+01   1.8564500e+01   2.0067300e+01   2.1323400e+01   2.2632600e+01   2.3940800e+01   2.5195100e+01];
ay3=-690.116+[-9.1370300e-02  -1.6278900e+00  -1.7911100e+00  -1.9173300e+00  -2.0789800e+00  -2.2568900e+00  -2.5054800e+00  -2.7812300e+00  -3.0612800e+00  -3.3981600e+00  -3.7699800e+00  -4.1733800e+00  -4.6043400e+00  -5.1870700e+00  -5.7153200e+00  -6.2936000e+00  -7.0042700e+00  -7.6583800e+00  -8.4023200e+00  -9.2082200e+00  -1.0052600e+01];
% 16439
az1=13.5613+[-4.2095300e-01  -1.3691600e-01   5.3152100e-02   1.7656600e-01   2.8204900e-01   3.4080500e-01   3.7133000e-01   3.7136100e-01   3.5780800e-01   3.3943200e-01   3.0170600e-01   2.4611600e-01   1.8239300e-01   9.2709400e-02   1.1635400e-02  -7.9035200e-02  -1.9116300e-01  -2.9137900e-01  -3.9595800e-01  -4.8989200e-01  -5.6767700e-01];
az2=447.206+[1.7840500e+00   1.6154100e+00   1.7875300e+00   2.0908100e+00   2.5834400e+00   3.1754600e+00   4.0174600e+00   4.9418300e+00   5.8294800e+00   6.8160500e+00   7.9476000e+00   9.0429700e+00   1.0067200e+01   1.1287600e+01   1.2276400e+01   1.3276800e+01   1.4409600e+01   1.5373100e+01   1.6393600e+01   1.7422800e+01   1.8408900e+01];
az3=-699.132+[7.5821900e-02  -1.3159800e+00  -1.4692400e+00  -1.5833500e+00  -1.7194100e+00  -1.8593200e+00  -2.0388900e+00  -2.2308300e+00  -2.4198500e+00  -2.6410100e+00  -2.8302600e+00  -3.0204400e+00  -3.2228100e+00  -3.4893700e+00  -3.7369400e+00  -4.0136900e+00  -4.3710400e+00  -4.7128900e+00  -5.1152000e+00  -5.5538800e+00  -6.0059300e+00];
% 17116
ba1=16.2684+[-4.5755800e-01  -1.5568800e-01   3.5543400e-02   1.5833300e-01   2.6135000e-01   3.1644100e-01   3.4155100e-01   3.3582600e-01   3.1713100e-01   2.9309800e-01   2.4890400e-01   1.8670100e-01   1.1753600e-01   2.2008200e-02  -6.3108300e-02  -1.5677900e-01  -2.7109500e-01  -3.7299900e-01  -4.7921800e-01  -5.7560900e-01  -6.5603400e-01];
ba2=449.981+[1.9828700e+00   1.8274000e+00   2.0424600e+00   2.3876600e+00   2.9356000e+00   3.5856000e+00   4.5000900e+00   5.4954200e+00   6.4454200e+00   7.4969600e+00   8.7172200e+00   9.8988700e+00   1.0997400e+01   1.2299900e+01   1.3347800e+01   1.4399200e+01   1.5578100e+01   1.6573500e+01   1.7620600e+01   1.8670500e+01   1.9670200e+01];
ba3=-696.273+[-9.4209400e-02  -1.5188400e+00  -1.7231900e+00  -1.8868100e+00  -2.0886000e+00  -2.2991900e+00  -2.5711200e+00  -2.8588600e+00  -3.1374000e+00  -3.4576300e+00  -3.7963500e+00  -4.1480800e+00  -4.5071800e+00  -4.9723700e+00  -5.3867700e+00  -5.8325800e+00  -6.3763000e+00  -6.8758200e+00  -7.4456000e+00  -8.0586000e+00  -8.6949500e+00];
% 14886
bb1=9.91704+[-3.8609900e-01  -4.3134700e-04   2.4189000e-01   3.9979600e-01   5.3222300e-01   6.0361700e-01   6.3840600e-01   6.3617300e-01   6.1127300e-01   5.7680400e-01   5.1706500e-01   4.3481200e-01   3.4103500e-01   2.1306000e-01   1.0061800e-01  -2.0690600e-02  -1.6563200e-01  -2.9472800e-01  -4.2610100e-01  -5.4732500e-01  -6.4698100e-01];
bb2=444.847+[2.4370000e+00   2.2779700e+00   2.5836400e+00   3.0208900e+00   3.6920200e+00   4.4754200e+00   5.5699800e+00   6.7481700e+00   7.8773900e+00   9.1368700e+00   1.0649900e+01   1.2138400e+01   1.3535900e+01   1.5213300e+01   1.6567100e+01   1.7924600e+01   1.9438000e+01   2.0710300e+01   2.2043100e+01   2.3382700e+01   2.4677500e+01];
bb3=-691.954+[6.1123100e-02  -1.4579700e+00  -1.5486700e+00  -1.6071200e+00  -1.6825900e+00  -1.7714500e+00  -1.9080500e+00  -2.0732300e+00  -2.2512700e+00  -2.4753300e+00  -2.6848400e+00  -2.9175900e+00  -3.1852300e+00  -3.5643200e+00  -3.9256300e+00  -4.3372300e+00  -4.8663300e+00  -5.3692900e+00  -5.9548200e+00  -6.5983100e+00  -7.2743900e+00];

xk1=bb1-ba1;
xk2=bb2-ba2;
xk3=bb3-ba3;
yl1=ay1-az1;
yl2=ay2-az2;
yl3=ay3-az3;
y6=[yl1',yl2',yl3'];
x6=[xk1',xk2',xk3'];

for n=1:k
    mag6x(n)=sqrt(x6(n,1)^2+x6(n,2)^2+x6(n,3)^2);
end
for n=1:k
    mag6y(n)=sqrt(y6(n,1)^2+y6(n,2)^2+y6(n,3)^2);
end
for n=1:k
    height6(n)=mag6y(1,1)-mag6y(1,n);
end
for n=1:k
    width6(n)=mag6x(1,1)-mag6x(1,n);
end


%% model13_Fixed_Tether_S2_4N
t13=[2 2.05126 2.11533 2.16533 2.2247 2.25107 2.31707 2.35251 2.40079 2.4548 2.50774 2.55564 2.60228 2.65931 2.70659 2.75382 2.80395 2.85431 2.90296 2.95231 3];
% 1297
bc1=12.7746+[3.8812000e-01   4.1846800e-01   4.4615400e-01   4.6376000e-01   4.8345300e-01   4.9119600e-01   5.0568500e-01   5.1074800e-01   5.1279300e-01   5.0966100e-01   5.0137300e-01   4.9016400e-01   4.7594600e-01   4.5180100e-01   4.2570300e-01   3.9554300e-01   3.5849900e-01   3.1684800e-01   2.6923400e-01   2.1429800e-01   1.5608700e-01];
bc2=447.736+[2.8364000e+00   2.8396900e+00   2.9814100e+00   3.1673300e+00   3.4397200e+00   3.5828600e+00   4.0142900e+00   4.2801900e+00   4.6833100e+00   5.1870600e+00   5.7295400e+00   6.2633500e+00   6.8136500e+00   7.5333800e+00   8.1623700e+00   8.8173100e+00   9.5412900e+00   1.0292300e+01   1.1041800e+01   1.1821400e+01   1.2592300e+01];
bc3=-690.116+[-1.3218300e+00  -1.3490200e+00  -1.4024300e+00  -1.4567300e+00  -1.5346100e+00  -1.5736900e+00  -1.6843800e+00  -1.7502200e+00  -1.8488300e+00  -1.9714900e+00  -2.1041200e+00  -2.2373400e+00  -2.3802900e+00  -2.5682400e+00  -2.7360900e+00  -2.9183600e+00  -3.1281300e+00  -3.3580100e+00  -3.6042000e+00  -3.8765900e+00  -4.1603100e+00];
% 16439
bd1=13.5613+[2.2240800e-01   2.4780900e-01   2.7619700e-01   2.9504100e-01   3.1457300e-01   3.2199000e-01   3.3788100e-01   3.4528100e-01   3.5228500e-01   3.5538400e-01   3.5532500e-01   3.5264100e-01   3.4904900e-01   3.3904300e-01   3.2517500e-01   3.0737600e-01   2.8532500e-01   2.5986800e-01   2.3081900e-01   1.9682600e-01   1.5793200e-01];
bd2=447.206+[2.0702900e+00   2.0270400e+00   2.0411400e+00   2.1024700e+00   2.2225500e+00   2.2967200e+00   2.5439000e+00   2.7065900e+00   2.9636800e+00   3.2990700e+00   3.6688800e+00   4.0379600e+00   4.4190000e+00   4.9198700e+00   5.3635500e+00   5.8306000e+00   6.3522500e+00   6.8976700e+00   7.4464000e+00   8.0209900e+00   8.5929200e+00];
bd3=-699.132+[-1.1512300e+00  -1.1826500e+00  -1.2314900e+00  -1.2776500e+00  -1.3407400e+00  -1.3719500e+00  -1.4579200e+00  -1.5072800e+00  -1.5776200e+00  -1.6618200e+00  -1.7505400e+00  -1.8372200e+00  -1.9270300e+00  -2.0395300e+00  -2.1377100e+00  -2.2434200e+00  -2.3637500e+00  -2.4947500e+00  -2.6355600e+00  -2.7915200e+00  -2.9541400e+00];
% 17116
be1=16.2684+[2.0733300e-01   2.3302100e-01   2.6069600e-01   2.7875600e-01   2.9724300e-01   3.0417700e-01   3.1849600e-01   3.2481100e-01   3.3007300e-01   3.3089500e-01   3.2831500e-01   3.2304200e-01   3.1686600e-01   3.0353100e-01   2.8665900e-01   2.6574900e-01   2.4033200e-01   2.1159300e-01   1.7934000e-01   1.4202200e-01   9.9964700e-02];
be2=449.981+[2.3181800e+00   2.2806000e+00   2.3146600e+00   2.3955000e+00   2.5423400e+00   2.6300100e+00   2.9150800e+00   3.0998000e+00   3.3882200e+00   3.7602700e+00   4.1673000e+00   4.5711500e+00   4.9863300e+00   5.5313900e+00   6.0129200e+00   6.5180300e+00   7.0798400e+00   7.6646900e+00   8.2508200e+00   8.8625700e+00   9.4695200e+00];
be3=-696.273+[-1.3985200e+00  -1.4369600e+00  -1.5090700e+00  -1.5782400e+00  -1.6733400e+00  -1.7208700e+00  -1.8531000e+00  -1.9297500e+00  -2.0395800e+00  -2.1710200e+00  -2.3090400e+00  -2.4430200e+00  -2.5807500e+00  -2.7578900e+00  -2.9136000e+00  -3.0793700e+00  -3.2657600e+00  -3.4647100e+00  -3.6730100e+00  -3.8992000e+00  -4.1313800e+00];
% 14886
bf1=9.91704+[4.3791600e-01   4.6948100e-01   4.9889900e-01   5.1798700e-01   5.3961400e-01   5.4829300e-01   5.6585900e-01   5.7294700e-01   5.7799100e-01   5.7833700e-01   5.7358700e-01   5.6566100e-01   5.5464200e-01   5.3433000e-01   5.1144800e-01   4.8439800e-01   4.5041700e-01   4.1150000e-01   3.6629500e-01   3.1359400e-01   2.5720800e-01];
bf2=444.847+[2.6550600e+00   2.6470200e+00   2.7651200e+00   2.9295700e+00   3.1759000e+00   3.3072000e+00   3.7072200e+00   3.9557100e+00   4.3347500e+00   4.8116000e+00   5.3278700e+00   5.8380700e+00   6.3657700e+00   7.0580000e+00   7.6648100e+00   8.2986200e+00   9.0015600e+00   9.7331600e+00   1.0465500e+01   1.1229500e+01   1.1987100e+01];
bf3=-691.954+[-1.0947100e+00  -1.1035500e+00  -1.1153400e+00  -1.1304200e+00  -1.1593100e+00  -1.1755200e+00  -1.2242800e+00  -1.2548200e+00  -1.3030500e+00  -1.3667700e+00  -1.4388600e+00  -1.5144400e+00  -1.5988900e+00  -1.7101100e+00  -1.8113400e+00  -1.9250100e+00  -2.0601200e+00  -2.2134900e+00  -2.3841400e+00  -2.5784000e+00  -2.7850800e+00];

xm1=bf1-be1;
xm2=bf2-be2;
xm3=bf3-be3;
yn1=bc1-bd1;
yn2=bc2-bd2;
yn3=bc3-bd3;
y13=[yn1',yn2',yn3'];
x13=[xm1',xm2',xm3'];

for n=1:k
    mag13x(n)=sqrt(x13(n,1)^2+x13(n,2)^2+x13(n,3)^2);
end
for n=1:k
    mag13y(n)=sqrt(y13(n,1)^2+y13(n,2)^2+y13(n,3)^2);
end
for n=1:k
    height13(n)=mag13y(1,1)-mag13y(1,n);
end
for n=1:k
    width13(n)=mag13x(1,1)-mag13x(1,n);
end


%% model14_Fixed_NoTether/S2_4N
t14=[2 2.05126 2.11533 2.17471 2.20107 2.25678 2.30078 2.35474 2.41562 2.45083 2.5117 2.55021 2.60026 2.65289 2.70081 2.75198 2.8011 2.85607 2.90043 2.95245 3];

% 1297
bg1=12.7746+[-2.9740500e-01  -1.1573700e-01   5.3182500e-02   1.8162900e-01   2.3037200e-01   3.1518300e-01   3.6514400e-01   4.0659100e-01   4.2815100e-01   4.3206200e-01   4.2231500e-01   4.0306900e-01   3.6279600e-01   3.0443300e-01   2.4010500e-01   1.5772700e-01   6.8069600e-02  -4.3864400e-02  -1.4104600e-01  -2.6138200e-01  -3.7106400e-01];
bg2=447.736+[2.7438700e+00   2.7706900e+00   3.0431500e+00   3.4363000e+00   3.6569500e+00   4.2273300e+00   4.7704800e+00   5.5250400e+00   6.4946800e+00   7.1033100e+00   8.2636700e+00   9.0692000e+00   1.0167100e+01   1.1359100e+01   1.2475600e+01   1.3689900e+01   1.4866000e+01   1.6177900e+01   1.7226600e+01   1.8451100e+01   1.9560300e+01];
bg3=-690.116+[-7.2232400e-01  -1.1430200e+00  -1.3058000e+00  -1.4420500e+00  -1.5082400e+00  -1.6630800e+00  -1.8014300e+00  -1.9883100e+00  -2.2280200e+00  -2.3801400e+00  -2.6383700e+00  -2.7957900e+00  -3.0309900e+00  -3.3230400e+00  -3.6285000e+00  -4.0034100e+00  -4.4101500e+00  -4.9187900e+00  -5.3654300e+00  -5.9234500e+00  -6.4663000e+00];
% 16439
bh1=13.5613+[-2.9872300e-01  -1.7106900e-01  -3.0170700e-02   7.6170900e-02   1.1558600e-01   1.8370600e-01   2.2557000e-01   2.6368900e-01   2.8705400e-01   2.9555500e-01   2.9604300e-01   2.8698000e-01   2.6524100e-01   2.2912000e-01   1.8715700e-01   1.3093200e-01   6.8266600e-02  -1.1485300e-02  -8.3577000e-02  -1.7546000e-01  -2.6586000e-01];
bh2=447.206+[2.0430200e+00   1.9473700e+00   2.0303900e+00   2.2396800e+00   2.3759300e+00   2.7536100e+00   3.1274200e+00   3.6629300e+00   4.3705800e+00   4.8210500e+00   5.6589200e+00   6.2140100e+00   6.9621300e+00   7.7814800e+00   8.5524200e+00   9.3951000e+00   1.0216800e+01   1.1151500e+01   1.1915900e+01   1.2820600e+01   1.3653400e+01];
bh3=-699.132+[-5.8657500e-01  -9.7346700e-01  -1.1187300e+00  -1.2385100e+00  -1.2942500e+00  -1.4205800e+00  -1.5280800e+00  -1.6668900e+00  -1.8369200e+00  -1.9421700e+00  -2.0924600e+00  -2.1545000e+00  -2.2403200e+00  -2.3527600e+00  -2.4710800e+00  -2.6199300e+00  -2.7842400e+00  -3.0018600e+00  -3.2052700e+00  -3.4627100e+00  -3.7196400e+00];
% 17116
bi1=16.2684+[-3.2813800e-01  -1.9210300e-01  -4.9154200e-02   5.7461700e-02   9.6587800e-02   1.6316400e-01   2.0293800e-01   2.3751300e-01   2.5602900e-01   2.6136500e-01   2.5617700e-01   2.4317200e-01   2.1606600e-01   1.7432300e-01   1.2720200e-01   6.5798900e-02  -9.7406300e-04  -8.4584600e-02  -1.5888600e-01  -2.5237200e-01  -3.4184500e-01];
bi2=449.981+[2.2464200e+00   2.1773600e+00   2.2979600e+00   2.5449500e+00   2.7005300e+00   3.1252500e+00   3.5404800e+00   4.1292800e+00   4.8997200e+00   5.3872600e+00   6.2990400e+00   6.9088700e+00   7.7298300e+00   8.6239800e+00   9.4611200e+00   1.0370400e+01   1.1250200e+01   1.2240800e+01   1.3043100e+01   1.3985800e+01   1.4845900e+01];
bi3=-696.273+[-7.6833000e-01  -1.1941400e+00  -1.3859000e+00  -1.5517300e+00  -1.6310100e+00  -1.8148600e+00  -1.9739400e+00  -2.1808300e+00  -2.4344400e+00  -2.5909800e+00  -2.8503000e+00  -2.9990900e+00  -3.2088100e+00  -3.4606200e+00  -3.7149400e+00  -4.0164100e+00  -4.3315400e+00  -4.7164200e+00  -5.0519800e+00  -5.4652000e+00  -5.8630300e+00];
% 14886
bk1=9.91704+[-2.5342700e-01  -7.3074300e-02   9.7983200e-02   2.2972900e-01   2.8036400e-01   3.7015700e-01   4.2501100e-01   4.7298200e-01   5.0204800e-01   5.1025000e-01   5.0753500e-01   4.9277800e-01   4.5800500e-01   4.0473600e-01   3.4435100e-01   2.6533700e-01   1.7771500e-01   6.7225600e-02  -2.9748900e-02  -1.5139900e-01  -2.6432400e-01];
bk2=444.847+[2.6061700e+00   2.6047900e+00   2.8385100e+00   3.1949000e+00   3.3986900e+00   3.9312000e+00   4.4426500e+00   5.1583200e+00   6.0848200e+00   6.6693000e+00   7.7854700e+00   8.5608200e+00   9.6218000e+00   1.0780500e+01   1.1871900e+01   1.3065900e+01   1.4229900e+01   1.5536600e+01   1.6587500e+01   1.7821900e+01   1.8947100e+01];
bk3=-691.954+[-5.6563500e-01  -9.3389700e-01  -1.0276600e+00  -1.0973600e+00  -1.1324300e+00  -1.2154200e+00  -1.2911500e+00  -1.3969700e+00  -1.5392600e+00  -1.6325700e+00  -1.7697800e+00  -1.8324800e+00  -1.9341800e+00  -2.0796300e+00  -2.2450400e+00  -2.4650700e+00  -2.7201200e+00  -3.0617200e+00  -3.3778500e+00  -3.7841600e+00  -4.1906900e+00];

xo1=bk1-bi1;
xo2=bk2-bi2;
xo3=bk3-bi3;
yp1=bg1-bh1;
yp2=bg2-bh2;
yp3=bg3-bh3;
x14=[xo1',xo2',xo3'];
y14=[yp1',yp2',yp3'];

for n=1:k
    mag14x(n)=sqrt(x14(n,1)^2+x14(n,2)^2+x14(n,3)^2);
end
for n=1:k
    mag14y(n)=sqrt(y14(n,1)^2+y14(n,2)^2+y14(n,3)^2);
end
for n=1:k
    height14(n)=mag14y(1,1)-mag14y(1,n);
end
for n=1:k
    width14(n)=mag14x(1,1)-mag14x(1,n);
end

%% Percent change
% bar plot
figure(1)
pc15x=(mag15x(21)/mag15x(1)*100)-100;
pc15y=(mag15y(21)/mag15y(1)*100)-100;
pc15=[pc15y,pc15x];

pc1x=(mag1x(21)/mag1x(1)*100)-100;
pc1y=(mag1y(21)/mag1y(1)*100)-100;
pc1=[pc1y,pc1x];

pc2x=(mag2x(21)/mag2x(1)*100)-100;
pc2y=(mag2y(21)/mag2y(1)*100)-100;
pc2=[pc2y,pc2x];

pc3x=(mag3x(21)/mag3x(1)*100)-100;
pc3y=(mag3y(21)/mag3y(1)*100)-100;
pc3=[pc3y,pc3x];

pc4x=(mag4x(21)/mag4x(1)*100)-100;
pc4y=(mag4y(21)/mag4y(1)*100)-100;
pc4=[pc4y,pc4x];

pc5x=(mag5x(21)/mag5x(1)*100)-100;
pc5y=(mag5y(21)/mag5y(1)*100)-100;
pc5=[pc5y,pc5x];

pc6x=(mag6x(21)/mag6x(1)*100)-100;
pc6y=(mag6y(21)/mag6y(1)*100)-100;
pc6=[pc6y,pc6x];

pc13x=(mag13x(21)/mag13x(1)*100)-100;
pc13y=(mag13y(21)/mag13y(1)*100)-100;
pc13=[pc13y,pc13x];


pc14x=(mag14x(21)/mag14x(1)*100)-100;
pc14y=(mag14y(21)/mag14y(1)*100)-100;
pc14=[pc14y,pc14x];

PC=[pc15;pc1;pc2;pc3;pc4;pc5;pc6;pc13;pc14];
bar(PC)
xticklabels({'Intact','Model 1','Model 2', 'Model 3','Model 4','Model 5','Model 6','Model 13','model 14'})
ylabel('Percent Change')
legend('Height','Width','location','northwest')
title('Absolute Foraminal Percent Change Under 2 N-m of extension (4n)')



%% figures
figure(2)

plot((t15-2)*(-2),-1*height15,'b')
hold on
plot((t15-2)*(-2),-1*width15,'-.b')
hold on

plot((t1-2)*(-2),-1*height1,'r')
hold on
plot((t1-2)*(-2),-1*width1,'-.r')
hold on

plot((t2-2)*(-2),-1*height2,'g')
hold on
plot((t2-2)*(-2),-1*width2,'-.g')
hold on

plot((t3-2)*(-2),-1*height3,'c')
hold on
plot((t3-2)*(-2),-1*width3,'-.c')
hold on

plot((t4-2)*(-2),-1*height4,'color',[.49 1 .63])
hold on
plot((t4-2)*(-2),-1*width4,'-.','color',[.49 1 .63])
hold on

plot((t5-2)*(-2),-1*height5,'color',[0.75, 0, 0.75])
hold on
plot((t5-2)*(-2),-1*width5,'-.','color',[0.75, 0, 0.75])
hold on

plot((t6-2)*(-2),-1*height6,'color',[0 0.5 1])
hold on
plot((t6-2)*(-2),-1*width6,'-.','color',[0 0.5 1])
hold on

plot((t13-2)*(-2),-1*height13,'color',[0.2 0 0])
hold on
plot((t13-2)*(-2),-1*width13,'-.','color',[0.2 0 0])
hold on

plot((t14-2)*(-2),-1*height14,'color',[1 .5 0])
hold on
plot((t14-2)*(-2),-1*width14,'-.','color',[1 .5 0])
hold on

xlabel('Moment (N-m)')
ylabel({'Narrowing/Widening (mm)';'(Positive is Widening, Negative is Narrowing)'})
title('C4-C5 Right Hand Foreman Narrowing/Widening Under 2 N-m of Extension (4N)')
legend('intact height','intact width','model 1 height', 'model 1 width','model 2 height','model 2 width','model 3 height', 'model 3 width','model 4 height','model 4 width','model 5 height','model 5 width','model 6 height','model 6 width','model 13 height','model 13 width','model 14 height','model 14 width','location','southwest')

%% Percent change individual bar plots compared to intact
% Model 1
figure(3)
pc15x=(mag15x(21)/mag15x(1)*100)-100;
pc15y=(mag15y(21)/mag15y(1)*100)-100;
pc15=[pc15y,pc15x];

pc1x=(mag1x(21)/mag1x(1)*100)-100;
pc1y=(mag1y(21)/mag1y(1)*100)-100;
pc1=[pc1y,pc1x];

PC=[pc15;pc1];
bar(PC)
xticklabels({'Intact','Model 1'})
ylabel('Percent Change')
legend('Height','Width','location','northwest')
title('Absolute Foraminal Percent Change Under 2 N-m of extension (4n)')

% Model 2
figure(4)
pc15x=(mag15x(21)/mag15x(1)*100)-100;
pc15y=(mag15y(21)/mag15y(1)*100)-100;
pc15=[pc15y,pc15x];

pc2x=(mag2x(21)/mag2x(1)*100)-100;
pc2y=(mag2y(21)/mag2y(1)*100)-100;
pc2=[pc2y,pc2x];

PC=[pc15;pc2];
bar(PC)
xticklabels({'Intact','Model 2'})
ylabel('Percent Change')
legend('Height','Width','location','northwest')
title('Absolute Foraminal Percent Change Under 2 N-m of extension (4n)')

% Model 3
figure(5)
pc15x=(mag15x(21)/mag15x(1)*100)-100;
pc15y=(mag15y(21)/mag15y(1)*100)-100;
pc15=[pc15y,pc15x];

pc3x=(mag3x(21)/mag3x(1)*100)-100;
pc3y=(mag3y(21)/mag3y(1)*100)-100;
pc3=[pc3y,pc3x];

PC=[pc15;pc3];
bar(PC)
xticklabels({'Intact','Model 3'})
ylabel('Percent Change')
legend('Height','Width','location','northwest')
title('Absolute Foraminal Percent Change Under 2 N-m of extension (4n)')

% Model 4
figure(6)
pc15x=(mag15x(21)/mag15x(1)*100)-100;
pc15y=(mag15y(21)/mag15y(1)*100)-100;
pc15=[pc15y,pc15x];

pc4x=(mag4x(21)/mag4x(1)*100)-100;
pc4y=(mag4y(21)/mag4y(1)*100)-100;
pc4=[pc4y,pc4x];

PC=[pc15;pc4];
bar(PC)
xticklabels({'Intact','Model 4'})
ylabel('Percent Change')
legend('Height','Width','location','northwest')
title('Absolute Foraminal Percent Change Under 2 N-m of extension (4n)')

% Model 5
figure(7)
pc15x=(mag15x(21)/mag15x(1)*100)-100;
pc15y=(mag15y(21)/mag15y(1)*100)-100;
pc15=[pc15y,pc15x];

pc5x=(mag5x(21)/mag5x(1)*100)-100;
pc5y=(mag5y(21)/mag5y(1)*100)-100;
pc5=[pc5y,pc5x];

PC=[pc15;pc5];
bar(PC)
xticklabels({'Intact','Model 5'})
ylabel('Percent Change')
legend('Height','Width','location','northwest')
title('Absolute Foraminal Percent Change Under 2 N-m of extension (4n)')

% Model 6
figure(8)
pc15x=(mag15x(21)/mag15x(1)*100)-100;
pc15y=(mag15y(21)/mag15y(1)*100)-100;
pc15=[pc15y,pc15x];

pc6x=(mag6x(21)/mag6x(1)*100)-100;
pc6y=(mag6y(21)/mag6y(1)*100)-100;
pc6=[pc6y,pc6x];

PC=[pc15;pc6];
bar(PC)
xticklabels({'Intact','Model 6'})
ylabel('Percent Change')
legend('Height','Width','location','northwest')
title('Absolute Foraminal Percent Change Under 2 N-m of extension (4n)')

% Model 13
figure(9)
pc15x=(mag15x(21)/mag15x(1)*100)-100;
pc15y=(mag15y(21)/mag15y(1)*100)-100;
pc15=[pc15y,pc15x];

pc13x=(mag13x(21)/mag13x(1)*100)-100;
pc13y=(mag13y(21)/mag13y(1)*100)-100;
pc13=[pc13y,pc13x];

PC=[pc15;pc13];
bar(PC)
xticklabels({'Intact','Model 13'})
ylabel('Percent Change')
legend('Height','Width','location','northwest')
title('Absolute Foraminal Percent Change Under 2 N-m of extension (4n)')

% Model 14
figure(10)
pc15x=(mag15x(21)/mag15x(1)*100)-100;
pc15y=(mag15y(21)/mag15y(1)*100)-100;
pc15=[pc15y,pc15x];

pc14x=(mag14x(21)/mag14x(1)*100)-100;
pc14y=(mag14y(21)/mag14y(1)*100)-100;
pc14=[pc14y,pc14x];

PC=[pc15;pc14];
bar(PC)
xticklabels({'Intact','Model 14'})
ylabel('Percent Change')
legend('Height','Width','location','northwest')
title('Absolute Foraminal Percent Change Under 2 N-m of extension (4n)')
